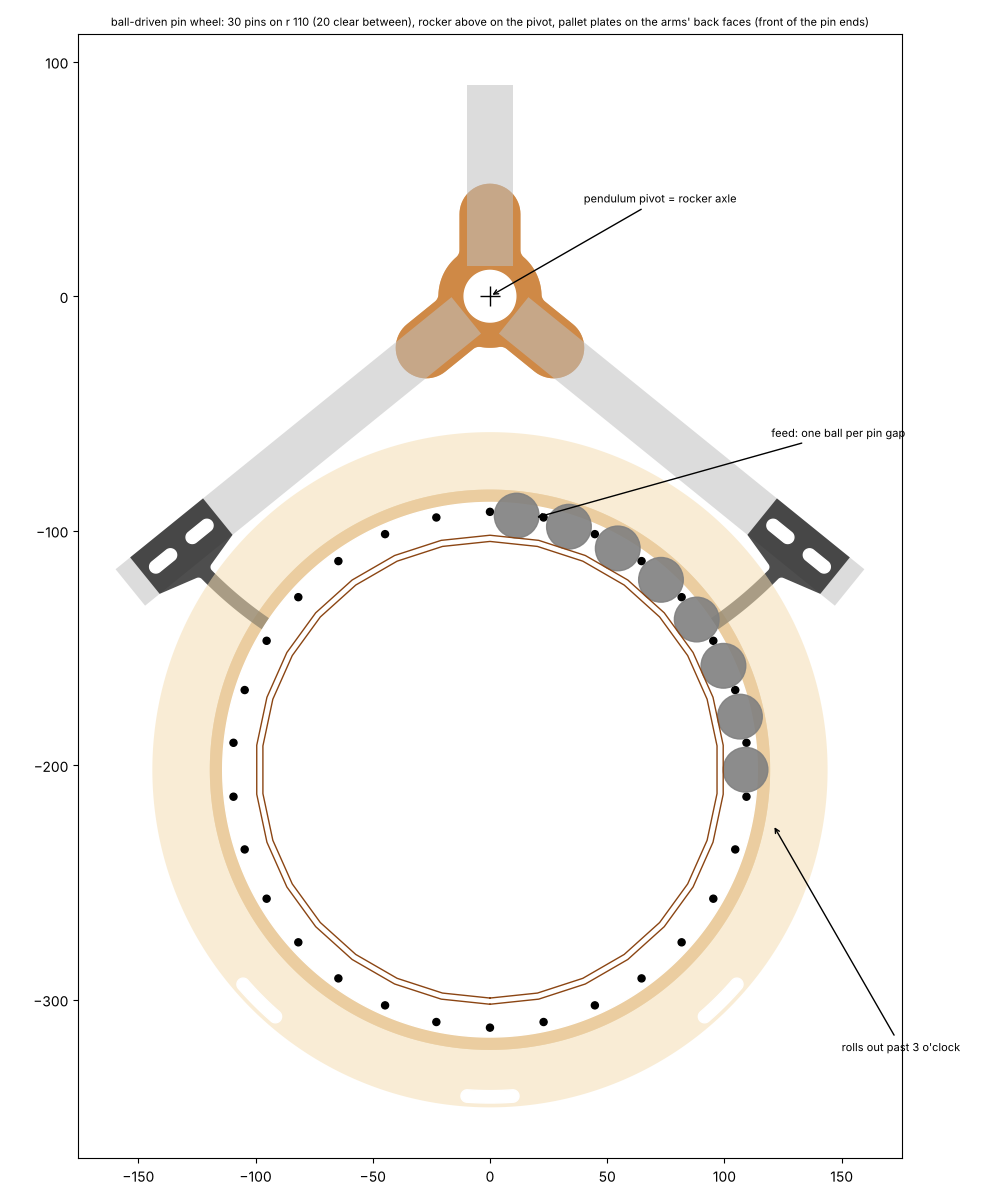

This figure's Python source:
#!/usr/bin/env python3
"""BALL-DRIVEN pin wheel (WIP, preview stage): the escape wheel is driven by marbles riding in its own pin gaps.

Alex's layout (2026-11-13):
  - 30 M3 PINS through BOTH rings, 20 mm clear between neighbouring shanks (so a 3/4" ball passes between them), and
    sticking out past the FRONT ring: the ROCKER works on those front ends, in front of the wheel. The gap between the
    rings is left to the balls; nothing of the rocker is in it.
  - POCKETS: one per pin gap. Their bottoms are a FLOOR WALL of 30 flat ply3 segments standing between the rings
    (boxes.py style, no glue): each segment has a 10 mm tab through a slot in each ring, and 5 mm finger tabs that
    interlock with its neighbours end to end, bending 12 deg at each joint (the joints sit under the pins). A ball
    sits on its segment between two pins. Fed at the top just right of 12, it rides the
    descending side pushing on the pin below it, and once past 3 o'clock (gravity now outward) rolls out between the
    pins on its own.
  - RATE: the lift brings 2 balls per 2 s swing and a pocket reaches the top every 2 s, so the wheel takes one of
    them (30 pockets, one ball each) and the other runs on to an OVERFLOW track: the feed chute crosses the top of the
    wheel, a ball drops into the pocket under it if that pocket is empty, otherwise it rolls over the occupied pocket
    and off the far end of the chute.
  - The pendulum pivots at the top, so the ROCKER sits ABOVE the wheel on the pivot (escapement_pin.py's layout turned
    180 deg: same pallet geometry, the wheel still turns clockwise). Its 2020 arms are in front of the pin ends; each
    PALLET is a flat 2 x 3 mm acrylic plate bolted to the back face of its arm (M5 + T-nut in the arm's slot, slotted
    for the lock depth), so only the pallet plates share the plane of the pin ends.
  - SECONDS HAND + DIAL in front of the rocker (on long standoffs off two spokes).

Pallet geometry, pin pattern and the kinematic check come from escapement_pin.py with R set from the pin gap.
Drawing frame: x right, y up, origin = the pendulum pivot (anchor axle), the wheel below it; z toward the viewer,
z = 0 the middle of the wheel's gap.

    python3 marbles/clock/escapement_ball.py           # numbers, kinematic check, escapement_ball.png + views/escapement_ball_*.png
"""
import argparse
import math
import subprocess
import sys
from pathlib import Path

from shapely import affinity
from shapely.geometry import LineString, Point, Polygon, box
from shapely.ops import unary_union

HERE = Path(__file__).resolve().parent
sys.path.insert(0, str(HERE))
sys.path.insert(0, str(HERE.parent))
import escapement_pin as E  # noqa: E402

N = 30
PIN_D = 3.0
PIN_GAP = 20.0                                   # clear between neighbouring pin shanks (Alex)
R = round(N * (PIN_GAP + PIN_D) / (2 * math.pi) + 0.2, 1)    # pin circle radius for that gap
PLY = 2.63
GAP = 20.0                                       # between the rings (the 2020 spokes)
BALL_D = 19.05
BALL_M = 4 / 3 * math.pi * (BALL_D / 20) ** 3 * 7.83 / 1000
BALL_R = R - 1.0                                 # ball centre radius in its pocket (just inside the pin circle)
FLOOR_A = BALL_R - BALL_D / 2                    # floor segments' outer (ball) face: this far from the centre at mid-segment
SIDE_TAB = 10.0                                  # tab through each ring, along the segment
FINGER = 5.0                                     # end-to-end finger tabs: 5 wide (across the gap), 5 long
SLOT_CLR = 0.1                                   # slot over the tab, each way
RING_IN = FLOOR_A - PLY - 7.0                    # ring band reaches in round the floor slots
RIM = 8.0
SPOKE_END = RING_IN - 2.0                        # the 2020 spokes now run out to the ring band (no rocker in the gap)
FEED, OUT = 4.0, 95.0                            # a ball is in its pocket from FEED to about OUT deg clockwise from 12
NUT_T = 2.4 + 0.5                                # M3 nut + washer on the front ring
PAL_Z0 = GAP / 2 + PLY + NUT_T + 0.5             # pallet plates (2 x 3 mm acrylic) from here forward ...
PAL_T = 6.0
ARM_Z0 = PAL_Z0 + PAL_T                          # ... against the arms' back faces
PIN_TIP = ARM_Z0 - 0.3                           # pin ends: through the pallet plane, short of the arms
PAD_L, PAD_W = 40.0, 20.0                        # pallet plate's mounting pad under the arm
ADJ = 4.0                                        # pallet slides +-ADJ along the arm (lock depth)
HAND_TIP, HAND_TAIL = 123.0, 52.0
HAND_Z = ARM_Z0 + 20 + 2 * PLY + 6.0            # in front of the rocker (arms + front hub plate) and the dial
DIAL_IN, DIAL_OUT = 114.0, 144.0
DIAL_Z = ARM_Z0 + 20 + PLY + 1.5
TICK = (116.0, 121.0, 125.0)
NUM_R, NUM_H = 131.0, 7.0
DIAL_SLOTS = (225.0, 270.0, 315.0)              # frame posts from behind: lower half (the rocker is above)
G = 9.81


def configure():
    """point escapement_pin's geometry at this pin circle"""
    E.R, E.PIN_D, E.PR, E.RIM = R, PIN_D, PIN_D / 2, RIM
    E.PITCH = 360.0 / N
    E.D = R / math.cos(math.radians(E.SPAN * E.PITCH / 2))
    E.W = (0.0, E.D)
    E.R0 = math.sqrt(E.D ** 2 - R ** 2)
    E.WI = R * math.radians(E.PITCH / 2 - E.DROP)
    E.RING_R = R + E.PR + RIM


def flip(g):
    """escapement_pin's frame (wheel above the anchor) -> this one (wheel below the pivot)"""
    return affinity.rotate(g, 180, origin=(0, 0))


def pallet_plates(amp_max=12.0):
    """[(plate, arm angle, pad centre radius)] for entry and exit, in escapement_pin's frame: the working pallet plus a
    web to a pad under its arm. The arm is the nearest angle outside the pallet whose plate keeps every non-working
    part out of the pins' path over +-amp_max (the arm itself is in front of the pin ends)"""
    e, x, a_sh, b_sh = E.pallets()
    ring = E.pin_ring()
    sweep = [amp_max * (i / 8 - 1) for i in range(17)]
    out = []
    for pal, a0, side in ((e, a_sh, +1), (x, b_sh, -1)):
        shank = pal.intersection(Polygon([(0, 0), E.polar(400, a0), E.polar(400, a0 + 5 * side)]))
        for k in range(160):
            a_b = a0 - side * 0.5 * k
            for r_pad in (E.R0, E.R0 + 10, E.R0 + 20):
                c = E.polar(r_pad, a_b)
                pad = affinity.rotate(box(c[0] - PAD_L / 2, c[1] - PAD_W / 2, c[0] + PAD_L / 2, c[1] + PAD_W / 2), a_b, origin=c)
                plate = unary_union([pal, unary_union([shank, pad]).convex_hull]).buffer(2).buffer(-2)
                nonwork = plate.difference(pal.buffer(0.3))
                if all(affinity.rotate(nonwork, th, origin=(0, 0)).intersection(ring).area < 1e-3 for th in sweep):
                    slots = [LineString([E.polar(r_pad + s - ADJ, a_b), E.polar(r_pad + s + ADJ, a_b)]).buffer(2.65)
                             for s in (-PAD_L / 4, PAD_L / 4)]
                    out.append((plate.difference(unary_union(slots)), a_b, r_pad))
                    break
            else:
                continue
            break
    return out


def ring(front):
    """one wheel ring (escapement_pin's frame): rim with the 30 pin holes, band under the ledge, 8 wood spokes over
    the 2020s, octagon hub with the 608 seat, M5 along the spokes, the floor segments' tab slots"""
    W = E.W
    rim = Point(W).buffer(E.RING_R, 256).difference(Point(W).buffer(RING_IN, 256))
    spokes = [LineString([W, E.polar(RING_IN + 2, i * 45, W)]).buffer(10, cap_style=2) for i in range(8)]
    hub = affinity.translate(E.OCT, *W).buffer(2, join_style=1)
    g = unary_union([rim, hub] + spokes).buffer(3).buffer(-3)
    holes = [Point(p).buffer(E.PIN_HOLE / 2, 32) for p in pin_centres(0)]
    holes.append(Point(W).buffer(E.BRG_D / 2, 64))
    holes += [Point(E.polar(r, i * 45, W)).buffer(2.65, 32) for i in range(8) for r in spoke_m5()]
    holes += floor_slots()
    return g.difference(unary_union(holes))


def spoke_m5():
    a, b = E.HUB_A + 8, SPOKE_END - 8
    return (round(a, 1), round((a + b) / 2, 1), round(b, 1))


def gap_angles():
    """pocket (pin gap) centre angles in escapement_pin's frame, wheel at 0"""
    return [90 - (k + 0.5) * E.PITCH for k in range(N)]


def floor_slots():
    """one slot per segment in each ring: tangential, over the segment's side tab"""
    out = []
    for a in gap_angles():
        c = E.polar(FLOOR_A - PLY / 2, a, E.W)
        r = box(-SIDE_TAB / 2 - SLOT_CLR, -PLY / 2 - SLOT_CLR, SIDE_TAB / 2 + SLOT_CLR, PLY / 2 + SLOT_CLR)
        out.append(affinity.translate(affinity.rotate(r, a - 90, origin=(0, 0)), *c))
    return out


def seg_len():
    """joint to joint, measured on the segment's mid-thickness"""
    return 2 * (FLOOR_A - PLY / 2) * math.tan(math.radians(E.PITCH / 2))


def floor_segment():
    """flat pattern of one floor segment (cut 30): u along the segment (joint to joint = seg_len), v across the gap
    (0..GAP); side tabs through the rings; at each end a square-wave edge: 5 mm fingers past the joint line where the
    neighbour has notches, and the other way round, so all 30 are identical"""
    L, t = seg_len(), PLY
    body = box(-L / 2, 0, L / 2, GAP)
    lanes_a = [(0, FINGER), (2 * FINGER, 3 * FINGER)]          # left-end fingers / right-end notches
    lanes_b = [(FINGER, 2 * FINGER), (3 * FINGER, 4 * FINGER)] # right-end fingers / left-end notches
    cut = [box(-L / 2, v0, -L / 2 + FINGER, v1) for v0, v1 in lanes_b] + [box(L / 2 - FINGER, v0, L / 2, v1) for v0, v1 in lanes_a]
    add = [box(-L / 2 - FINGER, v0, -L / 2, v1) for v0, v1 in lanes_a] + [box(L / 2, v0, L / 2 + FINGER, v1) for v0, v1 in lanes_b]
    tabs = [box(-SIDE_TAB / 2, -t, SIDE_TAB / 2, 0), box(-SIDE_TAB / 2, GAP, SIDE_TAB / 2, GAP + t)]
    return unary_union([body.difference(unary_union(cut))] + add + tabs)


def pin_centres(phi):
    return [E.polar(R, 90 - k * E.PITCH - phi, E.W) for k in range(N)]


def pockets(phi):
    """ball centres (this frame) of the loaded pockets, wheel turned clockwise by phi"""
    Wd = (0.0, -E.D)
    out = []
    for k in range(N):
        th = (k * E.PITCH + E.PITCH / 2 + phi) % 360          # pocket angle clockwise from 12 (this frame)
        if FEED <= th <= OUT:
            out.append(E.polar(BALL_R, 90 - th, Wd))
    return out


def torque_every(step_pockets=1):
    """(min, max, mean) wheel torque, N m, with a ball in every step_pockets-th pocket"""
    vals = []
    span = E.PITCH * step_pockets
    for i in range(int(span * 10)):
        p = i / 10
        s = sum(math.sin(math.radians(th)) for th in (FEED + p + span * j for j in range(N)) if th <= OUT)
        vals.append(BALL_M * G * BALL_R / 1000 * s)
    return min(vals), max(vals), sum(vals) / len(vals)


def hand():
    m5 = spoke_m5()
    body = Polygon([(-9, -m5[-1] - 8), (9, -m5[-1] - 8), (9, m5[-1] + 8), (2, HAND_TIP), (-2, HAND_TIP)])
    hub = Point(0, 0).buffer(16, 48)
    lo, hi = 4.0, 30.0
    for _ in range(40):
        r = (lo + hi) / 2
        g = unary_union([body, hub, LineString([(0, 0), (0, -HAND_TAIL)]).buffer(7, cap_style=2), Point(0, -HAND_TAIL).buffer(r, 48)])
        lo, hi = (r, hi) if g.centroid.y > 0 else (lo, r)
    holes = [Point(0, 0).buffer(8.0, 48)] + [Point(0, s * q).buffer(2.65, 24) for s in (1, -1) for q in m5[1:]]
    return g.difference(unary_union(holes)), r


def dial():
    ring_ = Point(0, 0).buffer(DIAL_OUT, 256).difference(Point(0, 0).buffer(DIAL_IN, 256))
    slots = [LineString(E.arc(139.5, a - 4, a + 4)).buffer(2.65, cap_style=1) for a in DIAL_SLOTS]
    ticks = [[E.polar(TICK[0], 90 - 6 * s), E.polar(TICK[2] if s % 5 == 0 else TICK[1], 90 - 6 * s)] for s in range(60)]
    nums = [(f"{s}", *E.polar(NUM_R, 90 - 6 * s)) for s in range(0, 60, 5)]
    return ring_.difference(unary_union(slots)), ticks, nums


def scad_poly(g):
    g = max(getattr(g, "geoms", [g]), key=lambda q: q.area)
    pts = [[round(x, 2), round(y, 2)] for x, y in g.exterior.coords]
    holes = [[[round(x, 2), round(y, 2)] for x, y in r.coords] for r in g.interiors]
    allp = pts + [q for h in holes for q in h]
    paths, k = [list(range(len(pts)))], len(pts)
    for h in holes:
        paths.append(list(range(k, k + len(h))))
        k += len(h)
    return f"polygon(points={allp}, paths={paths});"


def build(phi=0.0, th=0.0):
    """everything in this frame: dict name -> list of (geometry, z0, thickness, colour)"""
    Wd = (0.0, -E.D)
    parts = []
    def add(g, z0, t, col):
        parts.append((g, z0, t, col))
    rot = lambda g: affinity.rotate(flip(g), -phi, origin=Wd)                   # noqa: E731
    add(rot(ring(False)), -GAP / 2 - PLY, PLY, "burlywood")
    add(rot(ring(True)), GAP / 2, PLY, "burlywood")
    for i in range(4):
        sp = LineString([E.polar(E.HUB_A, 90 * i, E.W), E.polar(SPOKE_END, 90 * i, E.W)]).buffer(10, cap_style=2)
        add(rot(sp), -GAP / 2, GAP, "silver")
    plates = pallet_plates()
    hub_r = E.HUB_PLATE_R
    arms, pads = [], []
    for plate, a_b, r_pad in plates:
        arms.append(LineString([E.polar(E.ARM_IN, a_b), E.polar(r_pad + PAD_L / 2 + 8, a_b)]).buffer(10, cap_style=2))
    tail = LineString([E.polar(E.ARM_IN, E.TAIL_A), E.polar(90, E.TAIL_A)]).buffer(10, cap_style=2)
    hub = unary_union([Point(0, 0).buffer(hub_r, 64)] +
                      [LineString([(0, 0), E.polar(E.HUB_ARM, a)]).buffer(13, cap_style=1) for a in [p[1] for p in plates] + [E.TAIL_A]])
    hub = hub.buffer(4).buffer(-4).difference(Point(0, 0).buffer(E.BRG_D / 2, 64))
    sw = lambda g: affinity.rotate(flip(g), th, origin=(0, 0))                   # noqa: E731
    for plate, _, _ in plates:
        add(sw(plate), PAL_Z0, PAL_T, "#222")
    for a in arms + [tail]:
        add(sw(a), ARM_Z0, 20, "silver")
    add(sw(hub), ARM_Z0 - PLY, PLY, "peru")
    add(sw(hub), ARM_Z0 + 20, PLY, "peru")
    h, _ = hand()
    add(affinity.translate(affinity.rotate(h, -phi, origin=(0, 0)), *Wd), HAND_Z, PLY, "#8b1a1a")
    dg, ticks, nums = dial()
    add(affinity.translate(dg, *Wd), DIAL_Z, PLY, "wheat")
    for t in ticks:
        add(affinity.translate(LineString(t).buffer(0.6, cap_style=2), *Wd), DIAL_Z + PLY, 0.3, "#333")
    pins = [flip(Point(p)) for p in pin_centres(0)]
    pins = [affinity.rotate(p, -phi, origin=Wd) for p in pins]
    return parts, pins, plates


def scad(out, phi=0.0):
    parts, pins, _ = build(phi)
    L = ["$fn=32;", "rotate([90,0,0]) {"]
    for g, z0, t, col in parts:
        L.append(f'color("{col}") translate([0,0,{z0:.2f}]) linear_extrude({t:.2f}) {scad_poly(g)}')
    seg = floor_segment()
    Wd = (0.0, -E.D)
    for a in gap_angles():
        ang = math.radians(a + 180 - phi)                         # this frame (flipped), wheel turned by phi
        n = (math.cos(ang), math.sin(ang))
        tt = (-n[1], n[0])
        o = (Wd[0] + n[0] * (FLOOR_A - PLY), Wd[1] + n[1] * (FLOOR_A - PLY))
        L.append(f'color("peru") multmatrix([[{tt[0]:.4f},0,{n[0]:.4f},{o[0]:.3f}],[{tt[1]:.4f},0,{n[1]:.4f},{o[1]:.3f}],'
                 f'[0,1,0,{-GAP / 2:.3f}],[0,0,0,1]]) linear_extrude({PLY}) {scad_poly(seg)}')
    z_head = -GAP / 2 - PLY - 2
    for p in pins:
        L.append(f'color("silver") translate([{p.x:.2f},{p.y:.2f},{z_head:.2f}]) cylinder(d={PIN_D},h={PIN_TIP - z_head:.2f});')
        L.append(f'color("dimgray") translate([{p.x:.2f},{p.y:.2f},{GAP / 2 + PLY:.2f}]) cylinder(d=6.2,h=2.4,$fn=6);')
    for c in pockets(phi):
        L.append(f'color("gainsboro") translate([{c[0]:.2f},{c[1]:.2f},0]) sphere(d={BALL_D});')
    Wd = (0.0, -E.D)
    # feed: a short queue coming in from the right at the top, between the rings
    for i in range(3):
        c = E.polar(BALL_R + BALL_D + 2, 90 - FEED - 6, Wd)
        L.append(f'color("gainsboro") translate([{c[0] + 21 * i:.2f},{c[1] + 6 * i:.2f},0]) sphere(d={BALL_D});')
    # one ball leaving past 3 o'clock
    c = E.polar(BALL_R + 16, 90 - OUT - 8, Wd)
    L.append(f'color("gainsboro") translate([{c[0]:.2f},{c[1]:.2f},0]) sphere(d={BALL_D});')
    L.append(f'color("silver") translate([0,0,-40]) cylinder(d=8,h={HAND_Z + 50:.2f});')
    L.append(f'color("silver") translate([{Wd[0]},{Wd[1]},-40]) cylinder(d=8,h={HAND_Z + 50:.2f});')
    L.append("}")
    out.write_text("\n".join(L) + "\n")


def drawing(path, phi=0.0):
    import matplotlib
    matplotlib.use("Agg")
    import matplotlib.pyplot as plt
    parts, pins, plates = build(phi)
    fig, ax = plt.subplots(figsize=(10, 12))
    order = ["burlywood", "peru", "silver", "#222", "wheat"]
    for col in order:
        for g, z0, t, c in parts:
            if c != col or t < 1:
                continue
            for p in getattr(g, "geoms", [g]):
                ax.fill(*p.exterior.xy, color=c, alpha=.55 if c in ("silver", "wheat") else .8, lw=0)
                for r in p.interiors:
                    ax.fill(*r.xy, color="w")
    Wd = (0.0, -E.D)
    for r_ap, ls in ((FLOOR_A, "-"), (FLOOR_A - PLY, "-")):
        vr = r_ap / math.cos(math.radians(E.PITCH / 2))
        vs = [E.polar(vr, a + 180 - phi + E.PITCH / 2, Wd) for a in gap_angles()]
        ax.plot(*zip(*(vs + vs[:1])), ls, color="saddlebrown", lw=1)
    for p in pins:
        ax.add_patch(plt.Circle((p.x, p.y), PIN_D / 2, color="k"))
    for c in pockets(phi):
        ax.add_patch(plt.Circle(c, BALL_D / 2, color="gray", alpha=.9))
    ax.plot([0], [0], "k+", ms=14)
    ax.annotate("pendulum pivot = rocker axle", (0, 0), (40, 40), arrowprops=dict(arrowstyle="->"), fontsize=8)
    ax.annotate("feed: one ball per pin gap", E.polar(BALL_R, 90 - FEED - 6, Wd), (120, -60),
                arrowprops=dict(arrowstyle="->"), fontsize=8)
    ax.annotate("rolls out past 3 o'clock", E.polar(BALL_R + 14, 90 - OUT - 6, Wd), (150, -E.D - 120),
                arrowprops=dict(arrowstyle="->"), fontsize=8)
    ax.set_aspect("equal")
    ax.set_title(f"ball-driven pin wheel: {N} pins on r {R:g} ({PIN_GAP:g} clear between), rocker above on the pivot, "
                 f"pallet plates on the arms' back faces (front of the pin ends)", fontsize=8)
    plt.tight_layout()
    plt.savefig(path, dpi=100)


def main():
    ap = argparse.ArgumentParser(description=__doc__.split("\n")[0])
    ap.add_argument("--no-render", action="store_true")
    a = ap.parse_args()
    configure()
    pitch = 2 * math.pi * R / N
    print(f"pin wheel: {N} M3 pins on r {R:g}: pitch {pitch:.2f}, {pitch - PIN_D:.2f} clear between shanks; rings "
          f"{2 * E.RING_R:g} across; rocker axle (pivot) {E.D:.1f} above the wheel centre, wheel top {E.D - E.RING_R:.1f} below it")
    L = seg_len()
    print(f"pockets: floor of {N} segments, ball face {FLOOR_A:.2f} from the centre, ball centre r {BALL_R:g}; segment "
          f"{L:.2f} joint to joint ({L + 2 * FINGER:.1f} over the fingers) x {GAP:g} (+{PLY:g} tabs), {E.PITCH:g} deg bend at each joint; "
          f"a ball rides from {FEED:g} to ~{OUT:g} deg past 12, then rolls out")
    for n, lab in ((1, "every pocket"), (2, "every 2nd"), (4, "every 4th")):
        lo, hi, mean = torque_every(n)
        print(f"  torque with a ball in {lab} ({N / n:g} balls/min): {lo:.3f}..{hi:.3f} N m, mean {mean:.3f}")
    print(f"pins: M3 from the back ring's outer face to z {PIN_TIP:.1f} (front ring face at {GAP / 2 + PLY:.2f}): "
          f"shank {PIN_TIP + GAP / 2 + PLY:.1f} long -> M3 x 35, nut + washer on the front ring")
    plates = pallet_plates()
    for (plate, a_b, r_pad), nm in zip(plates, ("entry", "exit")):
        x0, y0, x1, y1 = plate.bounds
        print(f"  {nm} pallet plate {x1 - x0:.0f} x {y1 - y0:.0f}, 2 x acrylic3; arm (2020) at {a_b:.1f} deg in "
              f"escapement_pin's frame ({(a_b + 180) % 360:.1f} here), pad at r {r_pad:.1f} from the pivot, z {PAL_Z0:.1f}..{ARM_Z0:.1f}")
    print("kinematic check (escapement_pin's simulator, this pin circle):")
    for amp in (E.LIFT / 2 + E.KAPPA / 2 + 1.0, 8.0, E.AMP):
        E.simulate(amp)
    for gw, ga in ((0.15, 0.0), (-0.15, 0.0), (0.0, 0.15), (0.0, -0.15)):
        E.simulate(E.AMP, cycles=1, grow_w=gw, grow_a=ga)
    h, tail_r = hand()
    print(f"seconds hand: tip r {HAND_TIP:g}, tail disc r {tail_r:.1f} at {HAND_TAIL:g}, at z {HAND_Z:.1f} on standoffs "
          f"off the spokes' outer M5 (r {spoke_m5()[1]:g}, {spoke_m5()[2]:g}); dial {2 * DIAL_IN:g}..{2 * DIAL_OUT:g} across at z {DIAL_Z:.1f}")
    drawing(HERE / "escapement_ball.png")
    out = HERE / "escapement_ball.scad"
    scad(out)
    if not a.no_render:
        views = HERE.parent / "views"
        cy = -E.D / 2 - 40
        for n, cam in (("front", f"0,-1250,{cy},0,0,{cy}"), ("iso", f"520,-950,{cy + 330},0,0,{cy}"),
                       ("side", f"-700,-420,{cy + 120},0,0,{cy}")):
            subprocess.run(["xvfb-run", "-a", "openscad", "-o", str(views / f"escapement_ball_{n}.png"), f"--camera={cam}",
                            "--imgsize=1400,1050", "--projection=p", "--colorscheme=Tomorrow", str(out)], check=True, capture_output=True)


if __name__ == "__main__":
    main()
